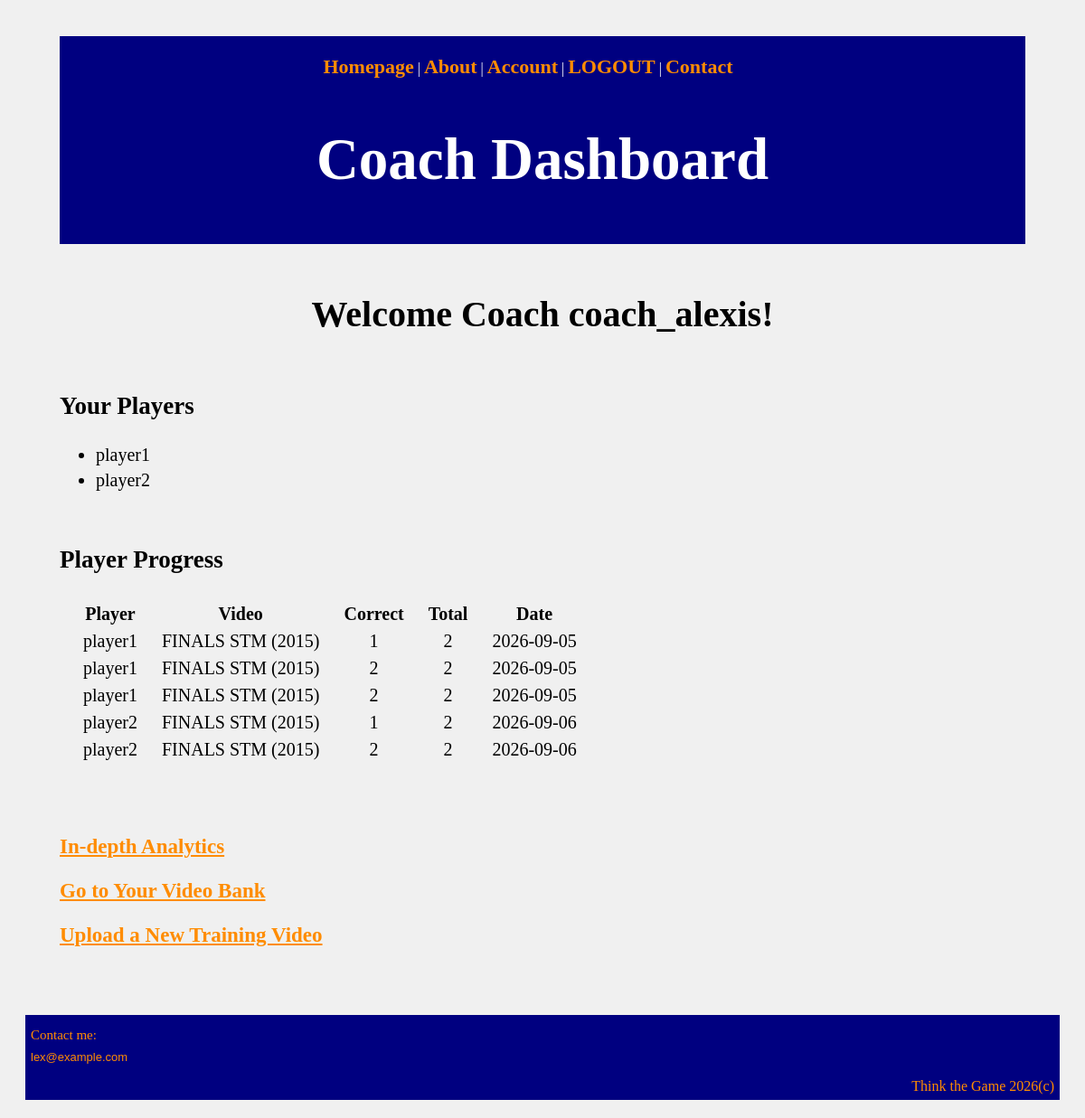
The page /coach/dashboard (signed in) on the database its author committed.
### basketball_decision_web/app_v2.py (models this page shows, shortened)
class User(UserMixin,db.Model):
    __tablename__ = "users"
    id = db.Column(db.Integer, primary_key=True)
    username = db.Column(db.String(80), unique=True, nullable=False)
    email = db.Column(db.String(120), unique=True, nullable=False)
    password_hash = db.Column(db.String(128), nullable=False)
    role = db.Column(db.String(20), nullable=False, default="player")
    coach_id = db.Column(db.Integer, db.ForeignKey("users.id"))
    created_at = db.Column(
        db.DateTime,
        nullable=False,
        default=datetime.utcnow,
        index=True
    )
    videos = db.relationship("Video", backref="user", lazy=True)
    coach = db.relationship("User", remote_side="User.id", backref="players")

class PlayerProgress(db.Model):
    id = db.Column(db.Integer, primary_key=True)
    user_id = db.Column(db.Integer, db.ForeignKey("users.id"), nullable=False)
    video_id = db.Column(db.Integer, db.ForeignKey("videos.id"), nullable=False)
    correct_answers = db.Column(db.Integer, default=0)
    total_questions = db.Column(db.Integer, default=0)
    timestamp = db.Column(db.DateTime, default=datetime.utcnow)
    selected_answer = db.Column(db.String(120))
    is_correct = db.Column(db.Boolean)
    decision_point_index = db.Column(db.Integer)
    time_taken = db.Column(db.Float)
    attempt_number = db.Column(db.Integer)
    user = db.relationship("User", backref="progress")
    video = db.relationship("Video", backref="progress")

class Video(db.Model):
    __tablename__ = "videos"
    id = db.Column(db.Integer, primary_key=True)
    user_id = db.Column(db.Integer, db.ForeignKey("users.id"), nullable=False)
    title = db.Column(db.String(120), nullable=False, index=True)
    description = db.Column(db.Text, nullable=True)
    category = db.Column(db.String(50), nullable=False, index=True)
    video_file = db.Column(db.String(255), nullable=False)
    created_at = db.Column(
        db.DateTime,
        nullable=False,
        default=datetime.utcnow,
        index=True
    )
    decision_points = db.relationship(
        "DecisionPoint",
        backref="video",
        lazy=True,
        cascade="all, delete-orphan",
        order_by="DecisionPoint.pause_time"
    )

### basketball_decision_web/app_v2.py (the view)
@app.route("/coach/dashboard")
@login_required
@coach_required
def coach_dashboard():
    players = current_user.players
    progress = (
        PlayerProgress.query
        .join(User)
        .filter(User.coach_id == current_user.id)
        .all()
    )
    return render_template(
        "coach_dashboard.html",
        players=players,
        progress=progress
    )

### basketball_decision_web/app_v2.py (called while the page is built)
@login_manager.user_loader
def load_user(user_id):
    return db.session.get(User, int(user_id))

def coach_required(f):
    @wraps(f)
    def wrapper(*args, **kwargs):
        if not current_user.is_authenticated or current_user.role != "coach":
            return "Forbidden", 403
        return f(*args, **kwargs)
    return wrapper

### basketball_decision_web/templates/coach_dashboard.html
{% extends 'base.html' %}
{% block content %}
<header>
    <nav>
        {% if current_user.is_authenticated %}
        <p><a href="{{ url_for('index') }}">Homepage</a> | <a href="{{ url_for('about') }}">About</a> | <a href="{{ url_for('account') }}">Account</a> | <a href="{{ url_for('logout') }}">LOGOUT</a> | <a href="#contact">Contact</a></p><br>
        {% else %}
        <p><a href="{{ url_for('index') }}">Homepage</a> | <a href="{{ url_for('about') }}">About</a> | <a href="{{ url_for('login') }}">Login/Register</a> | <a href="#contact">Contact</a></p>
        {% endif %}
    </nav>
    <h1 id="dashboard-title">Coach Dashboard</h1>
</header>
<br><br><br>
<h2 id="dashboard-welcome">Welcome Coach {{ current_user.username }}!</h2>
<br><br>
<h3 id="dashboard-header">Your Players</h3>
<ul>
    {% for player in players %}
        <li id="progress-text">{{ player.username }}</li>
    {% else %}
        <p id="progress-text">No players assigned to you yet.</p>
    {% endfor %}
</ul>
<br>
<h3 id="dashboard-header">Player Progress</h3>
<table id="progress-table">
    <tr>
        <th id="progress-data">Player</th>
        <th id="progress-data">Video</th>
        <th id="progress-data">Correct</th>
        <th id="progress-data">Total</th>
        <th id="progress-data">Date</th>
    </tr>
    {% for entry in progress %}
    <tr>
        <td id="progress-data">{{ entry.user.username }}</td>
        <td id="progress-data">{{ entry.video.title }}</td>
        <td id="progress-data">{{ entry.correct_answers }}</td>
        <td id="progress-data">{{ entry.total_questions }}</td>
        <td id="progress-data">{{ entry.timestamp.strftime('%Y-%m-%d') }}</td>
    </tr>
    {% else %}
    <tr>
        <td colspan="5">No progress recorded yet.</td>
    </tr>
    {% endfor %}
</table>
<br><br><br>
<p id="progress-redirect"><a href="{{ url_for('analytics') }}">In-depth Analytics</a></p>
<p id="progress-redirect"><a href="{{ url_for('video_bank') }}">Go to Your Video Bank</a></p>
<p id="progress-redirect"><a href="{{ url_for('upload_video') }}">Upload a New Training Video</a></p>
{% endblock %}

### basketball_decision_web/static/style.css (style rules this page uses)
* { font-family: "MyFont", serif; box-sizing: border-box; }
body { background-color: rgb(240, 240, 240); border-color: navy; }
a { font-weight: bold; }
header { background-color: navy; color: white; border: 3px navy solid; padding: 10px; margin: 0; }
header h1 { height: fit-content; }
ul { color: darkorange; }
h2 { text-align: center; font-weight: bold; margin-top: 20px; font-size: 40px; }
nav { display: flex; justify-content: center; text-align: left; gap: 2rem; padding: 0.5rem 0; }
nav a { text-decoration: none; font-size: 22px; color: darkorange; }
nav p { margin: 0 auto; padding: 0 auto; }
a, nav a, .hero a, footer a, .video-card a { color: darkorange; font-weight: bold; }
#dashboard-title { text-align: center; font-weight: bold; font-size: 65px; }
#dashboard-welcome { text-align: center; font-size: 40px; margin: 0 auto; }
#dashboard-header { font-weight: bold; font-size: 27px; }
#progress-table { border-spacing: 25px 5px; }
#progress-data { text-align: center; font-size: 20px; }
#progress-text { color:#000; font-size: 20px; margin: 5px auto; }
#progress-redirect { margin: 10px, auto; font-size: 23px; padding: 0 auto; }

### rows shown on the page
User: username "coach_alexis"
User: username "player1"
User: username "player2"
PlayerProgress: user.username "player1", video "FINALS STM (2015)", correct_answers "1", total_questions "2", timestamp "2026-09-05"
PlayerProgress: user.username "player1", video "FINALS STM (2015)", correct_answers "2", total_questions "2", timestamp "2026-09-05"
PlayerProgress: user.username "player1", video "FINALS STM (2015)", correct_answers "2", total_questions "2", timestamp "2026-09-05"
PlayerProgress: user.username "player2", video "FINALS STM (2015)", correct_answers "1", total_questions "2", timestamp "2026-09-06"
PlayerProgress: user.username "player2", video "FINALS STM (2015)", correct_answers "2", total_questions "2", timestamp "2026-09-06"
